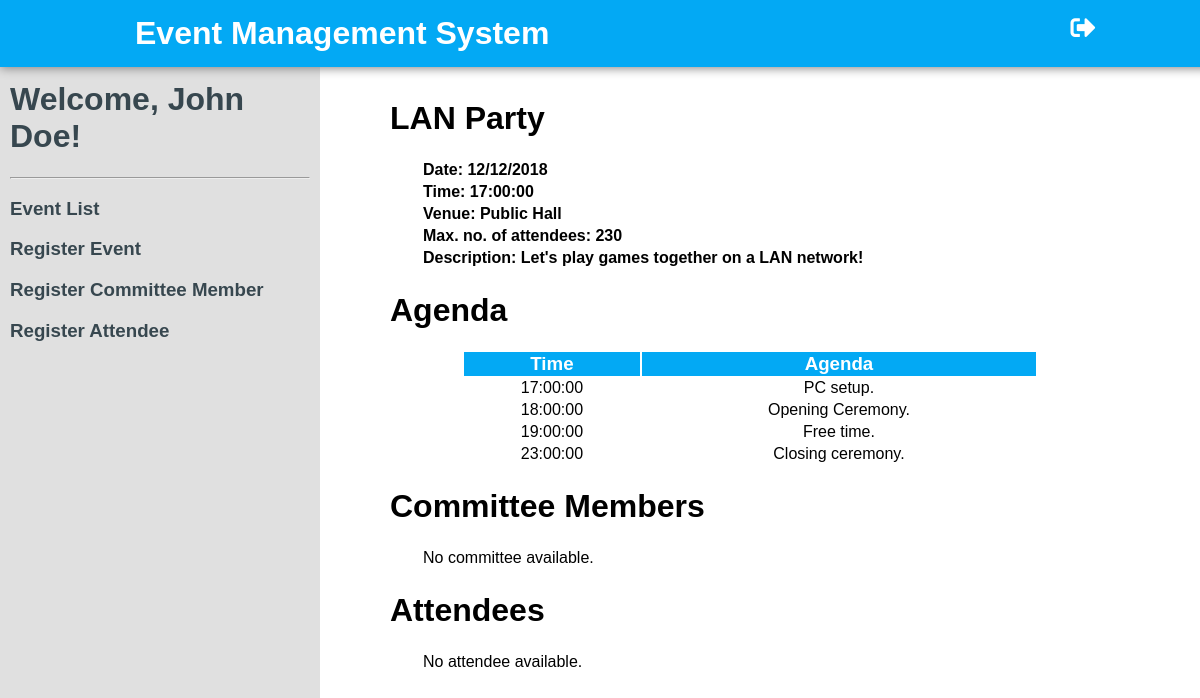
/website/event-detail.php?id=27 (signed in), run on the app's committed database.
### tables this page shows
CREATE TABLE IF NOT EXISTS `event` (
  `eve_id` int(4) NOT NULL,
  `eve_name` varchar(100) DEFAULT NULL,
  `eve_date` date DEFAULT NULL,
  `eve_time` time DEFAULT NULL,
  `eve_venue` varchar(100) DEFAULT NULL,
  `eve_max_num_att` int(3) DEFAULT NULL,
  `eve_desc` varchar(255) DEFAULT NULL,
  `user_id` int(4) NOT NULL
);

CREATE TABLE IF NOT EXISTS `tentative` (
  `tent_id` int(4) NOT NULL,
  `tent_time` time DEFAULT NULL,
  `tent_desc` varchar(255) DEFAULT NULL,
  `eve_id` int(4) DEFAULT NULL
);

### website/event-detail.php (the view, shortened to what this page needs)
<?php
	if(isset($_GET['id']) ) {
		$eve_id = $_GET['id'];
	} else {
		header("Location: index.php");
		exit();
	}
	include 'include/dbh-inc.php';
?>
<!DOCTYPE html>
<html>
<head>
	<link rel="stylesheet" type="text/css" href="src/event-detail.css">
	<link rel="stylesheet" href="https://use.fontawesome.com/releases/v5.3.1/css/all.css">
</head>
<body>
	<?php include 'include/header-nav.php'; ?>
	<div class="event-details">
		<div class="event-details-container">
			<?php
				$sql = "SELECT * FROM event WHERE eve_id = '$eve_id'";
				$result = mysqli_query($conn, $sql);
				$checkResult = mysqli_num_rows($result);
				$eventDatas = array();
				if ($checkResult < 1) {
					header("Location: index.php");
					exit();
				} else {
					while($row = mysqli_fetch_row($result)) {
						$eventDatas[] = $row;
					}
					foreach ($eventDatas as $eventData) {
						echo '
						<h1>'.$eventData[1].'</h1>
						<table >
							<tr>
								<td><h4>Date: '.date("d/m/Y", strtotime($eventData[2])).'</h4></td>
								<td></td>
							</tr>
							<tr>
								<td><h4>Time: '.$eventData[3].'</h4></td>
								<td></td>
							</tr>
							<tr>
								<td><h4>Venue: '.$eventData[4].'</h4></td>
								<td></td>
							</tr>
							<tr>
								<td><h4>Max. no. of attendees: '.$eventData[5].'</h4></td>
								<td></td>
							</tr>
							<tr>
								<td><h4>Description: '.$eventData[6].'</h4></td>
								<td></td>
							</tr>
						</table>
						<h1>Agenda</h1>';
						$sql = "SELECT * FROM tentative WHERE eve_id = '$eve_id' ORDER BY tent_time ";
						$result = mysqli_query($conn, $sql);
						$totalTentative = mysqli_num_rows($result);
						$tentativeDatas = array();
						if ($totalTentative < 1) {
							echo '<table><tr><td>No agenda provided.</td></tr></table>';
						} else {
							while($row = mysqli_fetch_row($result)) {
								$tentativeDatas[] = $row;
							}
							echo '
								<table id="agenda">
									<thead>
										<tr>
											<th><h3>Time</h3></th>
											<th><h3>Agenda</h3></th>
										</tr>
									</thead>
									<tbody>
							';
							foreach ($tentativeDatas as $tentativeData) {
								echo '
										<tr>
											<td>'.$tentativeData[1].'</td>
											<td>'.$tentativeData[2].'</td>
										</tr>
								';
							}
							echo '
								</tbody>
							</table>
							';
						}
						$sql = "SELECT * FROM committee WHERE eve_id = '$eve_id'";
						$result = mysqli_query($conn, $sql);
						$totalCommittee = mysqli_num_rows($result);
						echo '
							<h1>Committee Members</h1>
						';
						if ($totalCommittee < 1) {
							echo '<table><tr><td>No committee available.</td></tr></table>';
						}
						$sql = "SELECT * FROM attendee WHERE eve_id = '$eve_id'";
						$result = mysqli_query($conn, $sql);
						$totalAttendee = mysqli_num_rows($result);
						echo '
							<h1>Attendees</h1>
						';
						if ($totalAttendee < 1) {
							echo '<table><tr><td>No attendee available.</td></tr></table>';
						}
					}
				}
			?>
		</div>
	</div>
</body>
</html>

### website/src/event-detail.css (style rules this page uses)
body { padding: 0; margin: 0; }
h1, h2, h3, h4, h5, h6, p, td { font-family: Arial; }
.sidebar h1, h2, h3 { color: #37474f; }
.event-details { margin-top: 100px; margin-left: 300px; }
.event-details-container { width: 80%; margin: auto; }
.event-details-container table { margin-left: 30px; }
#agenda, #committee-members, #attendees { width: 80%; margin:auto; }
th { background-color: #03a9f4; }
#agenda td { font-family: Arial; text-align: center; }
td h4 { margin: 0; padding: 0; }
th h3 { margin: 0; padding: 0; color: white; }

### data on the page
event: eve_name "LAN Party", eve_date "12/12/2018", eve_time "17:00:00", eve_venue "Public Hall", eve_max_num_att "230", eve_desc "Let's play games together on a LAN network!"
tentative: tent_time "17:00:00", tent_desc "PC setup."
tentative: tent_time "18:00:00", tent_desc "Opening Ceremony."
tentative: tent_time "19:00:00", tent_desc "Free time."
tentative: tent_time "23:00:00", tent_desc "Closing ceremony."
